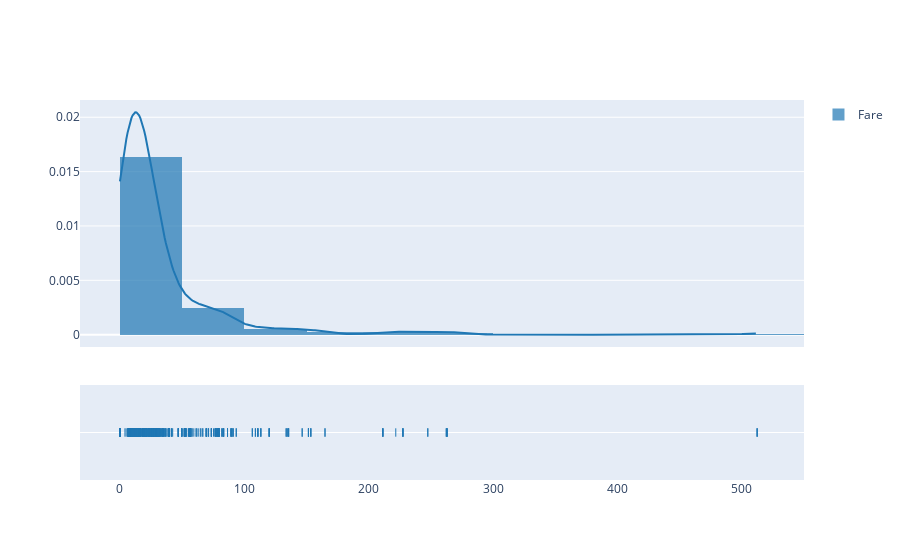

Notebook source saved alongside this figure:
### Code cell
fig = ff.create_distplot([data["Fare"]], ['Fare'], bin_size=50)
fig.show()

### Figure 1 — Plotly figure (JSON) as saved in the notebook; plotly's stock layout.template omitted (floating-point values rounded to 4 significant figures; data arrays with more than 128 entries replaced by an {"elided": "..."} marker saying what was removed)
{"data": [{"histnorm": "probability density", "legendgroup": "Fare", "marker": {"color": "rgb(31, 119, 180)"}, "name": "Fare", "opacity": 0.7, "type": "histogram", "x": {"elided": "891 float values"}, "xaxis": "x", "xbins": {"end": 512.3, "size": 50, "start": 0}, "yaxis": "y"}, {"legendgroup": "Fare", "marker": {"color": "rgb(31, 119, 180)"}, "mode": "lines", "name": "Fare", "showlegend": false, "type": "scatter", "x": {"elided": "500 float values"}, "xaxis": "x", "y": {"elided": "500 float values"}, "yaxis": "y"}, {"legendgroup": "Fare", "marker": {"color": "rgb(31, 119, 180)", "symbol": "line-ns-open"}, "mode": "markers", "name": "Fare", "showlegend": false, "type": "scatter", "x": {"elided": "891 float values"}, "xaxis": "x", "y": {"elided": "891 str values"}, "yaxis": "y2"}], "layout": {"autosize": true, "barmode": "overlay", "hovermode": "closest", "legend": {"traceorder": "reversed"}, "xaxis": {"anchor": "y2", "autorange": true, "domain": [0, 1], "range": [-31.43, 550], "type": "linear", "zeroline": false}, "yaxis": {"anchor": "free", "autorange": true, "domain": [0.35, 1], "position": 0, "range": [-0.001136, 0.02159], "type": "linear"}, "yaxis2": {"anchor": "x", "autorange": true, "domain": [0, 0.25], "dtick": 1, "range": [-1, 1], "showticklabels": false, "type": "category"}}}
